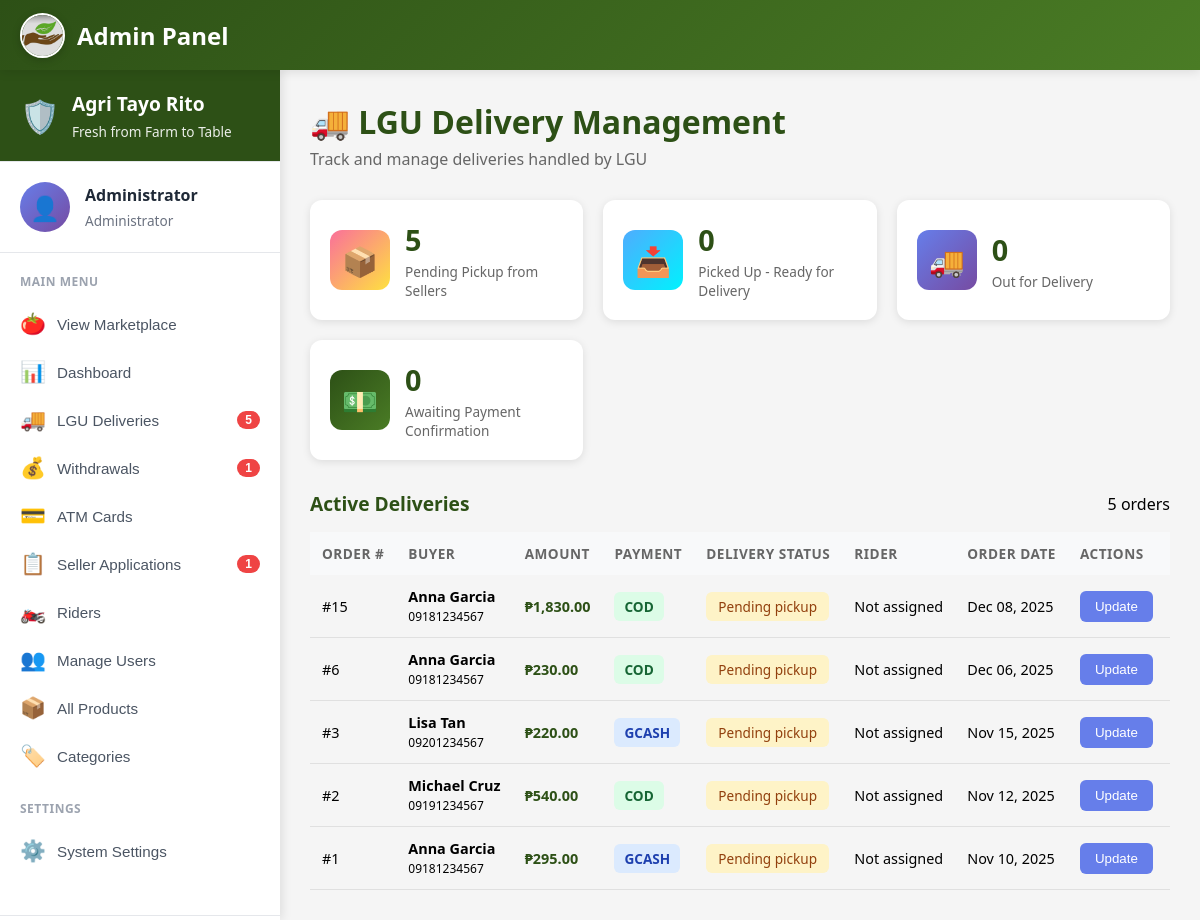
Screenshot of /public/profile/admin/deliveries (signed in) with the database file from the repository.
### tables this page shows
CREATE TABLE `orders` (
  `orderID` int(11) NOT NULL,
  `buyerID` int(11) NOT NULL,
  `order_date` timestamp NOT NULL DEFAULT current_timestamp(),
  `total_amount` decimal(10,2) NOT NULL,
  `order_status` enum('pending','processing','shipped','delivered','cancelled') DEFAULT 'pending',
  `delivery_address` text NOT NULL,
  `delivery_municipality` varchar(100) NOT NULL,
  `delivery_province` varchar(100) NOT NULL,
  `delivery_postal_code` varchar(10) NOT NULL,
  `payment_method` enum('cash_on_delivery','gcash','bank_transfer') DEFAULT 'cash_on_delivery',
  `payment_status` enum('pending','paid','failed') DEFAULT 'pending',
  `payment_method_new` enum('cod','gcash','paymaya') NOT NULL DEFAULT 'cod',
  `shipping_fee` decimal(10,2) DEFAULT 0.00,
  `lgu_delivery_status` enum('pending_pickup','picked_up','in_transit','delivered','failed') DEFAULT 'pending_pickup',
  `assigned_rider_id` int(11) DEFAULT NULL,
  `rider_assigned_at` timestamp NULL DEFAULT NULL,
  `picked_up_at` timestamp NULL DEFAULT NULL,
  `delivered_at` timestamp NULL DEFAULT NULL,
  `payment_received_by_lgu_at` timestamp NULL DEFAULT NULL,
  `credited_to_seller_at` timestamp NULL DEFAULT NULL,
  `lgu_notes` text DEFAULT NULL,
  `receipt_generated` tinyint(1) DEFAULT 0,
  `notes` text DEFAULT NULL,
  `updated_at` timestamp NOT NULL DEFAULT current_timestamp() ON UPDATE current_timestamp()
);

CREATE TABLE `users` (
  `userID` int(11) NOT NULL,
  `email` varchar(255) NOT NULL,
  `profile_image` varchar(500) DEFAULT NULL,
  `password_hash` varchar(255) NOT NULL,
  `full_name` varchar(200) NOT NULL,
  `phone` varchar(20) DEFAULT NULL,
  `avatar` varchar(255) DEFAULT '/images/avatars/avt1.jpg',
  `role` enum('buyer','seller','admin') DEFAULT 'buyer',
  `is_active` tinyint(1) DEFAULT 1,
  `created_at` timestamp NOT NULL DEFAULT current_timestamp(),
  `updated_at` timestamp NOT NULL DEFAULT current_timestamp() ON UPDATE current_timestamp()
);

### app/views/profile/admin/deliveries.php (the view, shortened to what this page needs)
<?php
$db = new Database();
$conn = $db->connect();
$stats = [];
$stmt = $conn->query("SELECT COUNT(*) as total FROM orders WHERE lgu_delivery_status = 'pending_pickup'");
$stats['pending_pickup'] = $stmt->fetch(PDO::FETCH_ASSOC)['total'];
$stmt = $conn->query("SELECT COUNT(*) as total FROM orders WHERE lgu_delivery_status = 'picked_up'");
$stats['picked_up'] = $stmt->fetch(PDO::FETCH_ASSOC)['total'];
$stmt = $conn->query("SELECT COUNT(*) as total FROM orders WHERE lgu_delivery_status = 'in_transit'");
$stats['in_transit'] = $stmt->fetch(PDO::FETCH_ASSOC)['total'];
$stmt = $conn->query("SELECT COUNT(*) as total FROM orders WHERE lgu_delivery_status = 'delivered' AND payment_received_by_lgu_at IS NULL");
$stats['awaiting_payment'] = $stmt->fetch(PDO::FETCH_ASSOC)['total'];
$query = "SELECT o.*, u.full_name as buyer_name, u.phone, dr.rider_name
          FROM orders o
          JOIN users u ON o.buyerID = u.userID
          LEFT JOIN delivery_riders dr ON o.assigned_rider_id = dr.riderID
          WHERE o.lgu_delivery_status != 'delivered' OR o.payment_received_by_lgu_at IS NULL
          ORDER BY
            CASE o.lgu_delivery_status
              WHEN 'pending_pickup' THEN 1
              WHEN 'picked_up' THEN 2
              WHEN 'in_transit' THEN 3
              WHEN 'delivered' THEN 4
            END,
            o.order_date DESC";
$stmt = $conn->query($query);
$orders = $stmt->fetchAll(PDO::FETCH_ASSOC);
?>
<!DOCTYPE html>
<html lang="en">
<head>
    <link rel="stylesheet" href="<?php echo BASE_URL; ?>css/responsive.css">
    <link rel="stylesheet" href="<?php echo BASE_URL; ?>css/admin/dashboard.css">
</head>
<body>
    <?php
    require_once __DIR__ . '/admin-nav.php';
    ?>
    <main class="main-content">
        <div class="page-header">
            <h1 class="page-title">🚚 LGU Delivery Management</h1>
            <p class="page-subtitle">Track and manage deliveries handled by LGU</p>
        </div>
        <section class="stats-section">
            <div class="stat-card">
                <div class="stat-icon" style="background: linear-gradient(135deg, #fa709a 0%, #fee140 100%);">📦</div>
                <div class="stat-info">
                    <h3 class="stat-value"><?php echo number_format($stats['pending_pickup']); ?></h3>
                    <p class="stat-label">Pending Pickup from Sellers</p>
                </div>
            </div>
            <div class="stat-card">
                <div class="stat-icon" style="background: linear-gradient(135deg, #4facfe 0%, #00f2fe 100%);">📥</div>
                <div class="stat-info">
                    <h3 class="stat-value"><?php echo number_format($stats['picked_up']); ?></h3>
                    <p class="stat-label">Picked Up - Ready for Delivery</p>
                </div>
            </div>
            <div class="stat-card">
                <div class="stat-icon" style="background: linear-gradient(135deg, #667eea 0%, #764ba2 100%);">🚚</div>
                <div class="stat-info">
                    <h3 class="stat-value"><?php echo number_format($stats['in_transit']); ?></h3>
                    <p class="stat-label">Out for Delivery</p>
                </div>
            </div>
            <div class="stat-card">
                <div class="stat-icon" style="background: linear-gradient(135deg, #2d5016 0%, #4a7c25 100%);">💵</div>
                <div class="stat-info">
                    <h3 class="stat-value"><?php echo number_format($stats['awaiting_payment']); ?></h3>
                    <p class="stat-label">Awaiting Payment Confirmation</p>
                </div>
            </div>
        </section>
        <section class="orders-section">
            <div class="section-header">
                <h2 class="section-title">Active Deliveries</h2>
                <span class="badge"><?php echo count($orders); ?> orders</span>
            </div>
            <?php if (count($orders) > 0): ?>
            <div class="table-container">
                <table class="data-table">
                    <thead>
                        <tr>
                            <th>Order #</th>
                            <th>Buyer</th>
                            <th>Amount</th>
                            <th>Payment</th>
                            <th>Delivery Status</th>
                            <th>Rider</th>
                            <th>Order Date</th>
                            <th>Actions</th>
                        </tr>
                    </thead>
                    <tbody>
                        <?php foreach ($orders as $order): ?>
                        <tr>
                            <td>#<?php echo $order['orderID']; ?></td>
                            <td>
                                <div><strong><?php echo htmlspecialchars($order['buyer_name']); ?></strong></div>
                                <small><?php echo htmlspecialchars($order['phone']); ?></small>
                            </td>
                            <td class="amount">₱<?php echo number_format($order['total_amount'], 2); ?></td>
                            <td>
                                <span class="payment-badge payment-<?php echo $order['payment_method_new']; ?>">
                                    <?php echo strtoupper($order['payment_method_new']); ?>
                                </span>
                            </td>
                            <td>
                                <span class="status-badge delivery-<?php echo $order['lgu_delivery_status']; ?>">
                                    <?php echo str_replace('_', ' ', ucfirst($order['lgu_delivery_status'])); ?>
                                </span>
                            </td>
                            <td>
                                <?php if ($order['rider_name']): ?>
                                    <span class="rider-info">🏍️ <?php echo htmlspecialchars($order['rider_name']); ?></span>
                                <?php else: ?>
                                    <span class="text-muted">Not assigned</span>
                                <?php endif; ?>
                            </td>
                            <td><?php echo date('M d, Y', strtotime($order['order_date'])); ?></td>
                            <td>
                                <button onclick="showDeliveryActions(<?php echo $order['orderID']; ?>, '<?php echo $order['lgu_delivery_status']; ?>')"
                                        class="btn-action">Update</button>
                            </td>
                        </tr>
                        <?php endforeach; ?>
                    </tbody>
                </table>
            </div>
            <?php else: ?>
            <div class="no-data">
                <p>✅ All deliveries completed and payments confirmed!</p>
            </div>
            <?php endif; ?>
        </section>
    </main>
</body>
</html>

### public/css/admin/dashboard.css (style rules this page uses)
* { margin: 0; padding: 0; box-sizing: border-box; }
body { font-family: 'Segoe UI', Tahoma, Geneva, Verdana, sans-serif; background: #f5f5f5; }
.main-content { margin-top: 75px; padding: 30px; max-width: 1400px; margin-left: auto; margin-right: auto; }
.page-header { margin-bottom: 30px; }
.page-title { font-size: 2rem; color: #2d5016; margin-bottom: 5px; font-weight: 700; }
.page-subtitle { font-size: 1rem; color: #666; }
.stats-section { display: grid; grid-template-columns: repeat(auto-fit, minmax(250px, 1fr)); gap: 20px; margin-bottom: 30px; }
.stat-card { background: white; border-radius: 12px; padding: 20px; display: flex; align-items: center; gap: 15px; box-shadow: 0 2px 8px rgba(0, 0, 0, 0.1); transition: all 0.3s; }
.stat-icon { width: 60px; height: 60px; border-radius: 12px; display: flex; align-items: center; justify-content: center; font-size: 1.8rem; color: white; }
.stat-info { flex: 1; }
.stat-value { font-size: 1.8rem; color: #2d5016; font-weight: 700; margin-bottom: 3px; }
.stat-label { font-size: 0.85rem; color: #666; }
.section-header { display: flex; justify-content: space-between; align-items: center; margin-bottom: 15px; }
.section-title { font-size: 1.2rem; color: #2d5016; font-weight: 700; }
.table-container { overflow-x: auto; }
.data-table { width: 100%; border-collapse: collapse; }
.data-table thead { background: #f8f9fa; }
.data-table th { padding: 12px; text-align: left; font-size: 0.85rem; color: #666; font-weight: 600; text-transform: uppercase; letter-spacing: 0.5px; }
.data-table td { padding: 12px; border-bottom: 1px solid #e0e0e0; font-size: 0.9rem; }
.status-badge { padding: 4px 10px; border-radius: 12px; font-size: 0.75rem; font-weight: 600; display: inline-block; }

### app/views/profile/admin/admin-nav.php (style rules this page uses)
.main-content { margin-left: 280px; margin-top: 70px; padding: 30px; min-height: calc(100vh - 70px); }

### app/views/profile/admin/deliveries.php (style rules this page uses)
.payment-badge { padding: 5px 10px; border-radius: 6px; font-size: 0.85rem; font-weight: bold; }
.payment-cod { background: #dcfce7; color: #166534; }
.payment-gcash, .payment-paymaya { background: #dbeafe; color: #1e40af; }
.status-badge { padding: 5px 12px; border-radius: 6px; font-size: 0.85rem; font-weight: 500; white-space: nowrap; }
.delivery-pending_pickup { background: #fef3c7; color: #92400e; }
.btn-action { padding: 8px 15px; background: #667eea; color: white; border: none; border-radius: 6px; cursor: pointer; margin-right: 5px; }
.amount { font-weight: bold; color: #2d5016; }

### rows the page displays
orders: orderID "15", buyerID.full_name "Anna Garcia", buyerID.phone "09181234567", total_amount "1,830.00", payment_method_new "COD", lgu_delivery_status "Pending pickup", order_date "Dec 08, 2025"
orders: orderID "6", buyerID.full_name "Anna Garcia", buyerID.phone "09181234567", total_amount "230.00", payment_method_new "COD", lgu_delivery_status "Pending pickup", order_date "Dec 06, 2025"
orders: orderID "3", buyerID.full_name "Lisa Tan", buyerID.phone "09201234567", total_amount "220.00", payment_method_new "GCASH", lgu_delivery_status "Pending pickup", order_date "Nov 15, 2025"
orders: orderID "2", buyerID.full_name "Michael Cruz", buyerID.phone "09191234567", total_amount "540.00", payment_method_new "COD", lgu_delivery_status "Pending pickup", order_date "Nov 12, 2025"
orders: orderID "1", buyerID.full_name "Anna Garcia", buyerID.phone "09181234567", total_amount "295.00", payment_method_new "GCASH", lgu_delivery_status "Pending pickup", order_date "Nov 10, 2025"

### other values shown
$_SESSION['username'] "Administrator"
$pending_pickups "5"
$pending_withdrawals "1"
$pending_applications "1"
$stats['pending_pickup'] "5"
$stats['picked_up'] "0"
$stats['in_transit'] "0"
$stats['awaiting_payment'] "0"
count($orders) "5"
